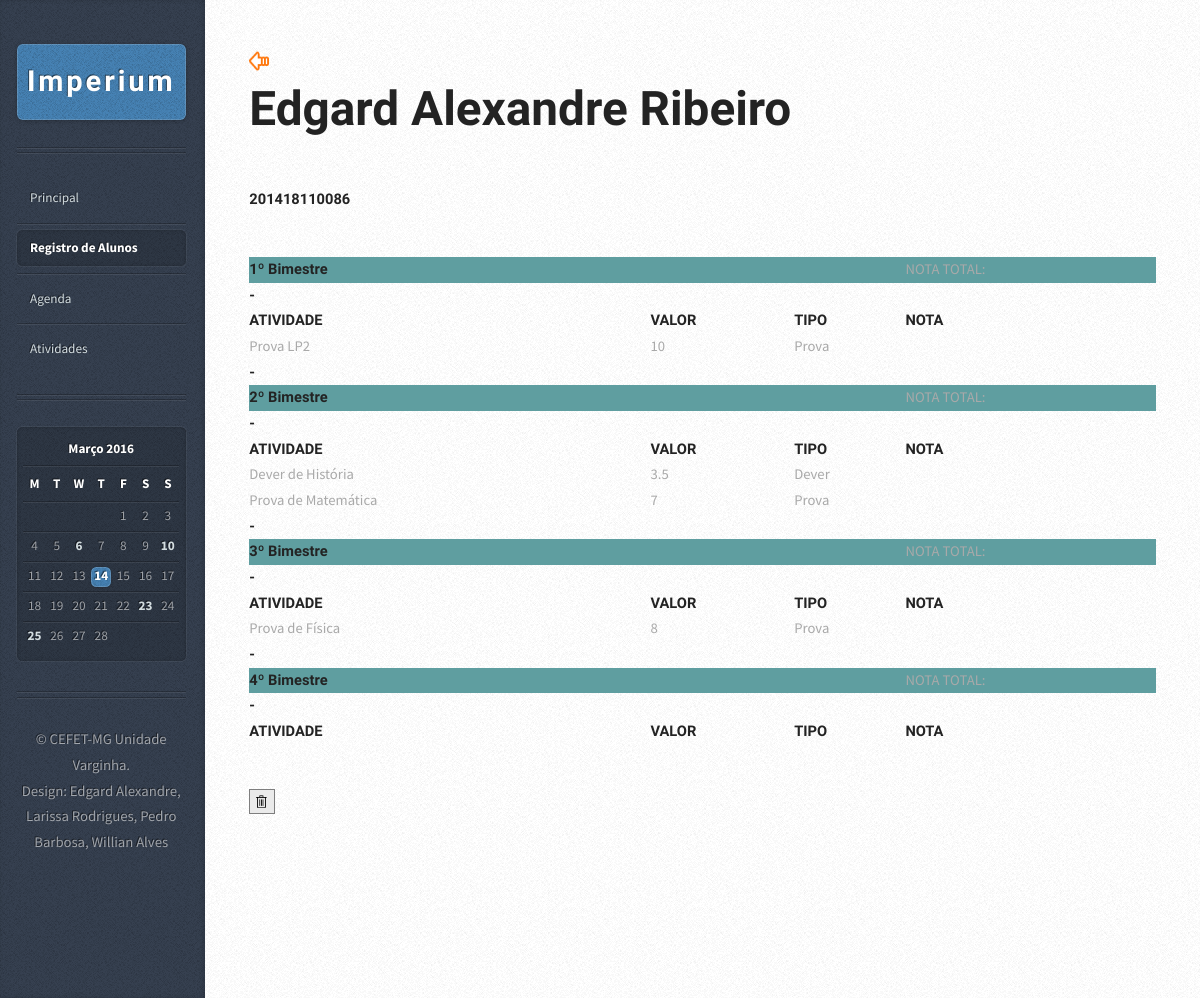
Screenshot of /alunoRegistro.php?id=1 with the database file from the repository.
### tables this page shows
CREATE TABLE IF NOT EXISTS `aluno` (
  `idAluno` int(11) NOT NULL AUTO_INCREMENT,
  `nomeAluno` varchar(45) NOT NULL,
  `matricula` varchar(45) NOT NULL,
  `frequencia` int(11) DEFAULT NULL,
  `idTurmaAluno` int(11) NOT NULL,
  PRIMARY KEY (`idAluno`),
  KEY `idTurmaAluno` (`idTurmaAluno`)
);

CREATE TABLE IF NOT EXISTS `atividade` (
  `idAtividade` int(11) NOT NULL AUTO_INCREMENT,
  `nomeAtividade` varchar(45) NOT NULL,
  `valorAtividade` float NOT NULL,
  `bimestreAtividade` varchar(45) NOT NULL,
  `tipoAtividade` varchar(45) NOT NULL,
  `idTurmaAtividade` int(11) NOT NULL,
  PRIMARY KEY (`idAtividade`),
  KEY `idTurmaAtividade` (`idTurmaAtividade`)
);

### alunoRegistro.php (the view, shortened to what this page needs)
<?php
    $PDO = db_connect();
	$aux = $_GET["id"];
    $sql = "SELECT idAluno, nomeAluno, matricula, frequencia, idTurmaAluno FROM Aluno WHERE idAluno = :idAluno ORDER BY nomeAluno ASC";
	$sql2 = "SELECT idAtividade, nomeAtividade, valorAtividade, bimestreAtividade, tipoAtividade, idTurmaAtividade FROM Atividade WHERE idTurmaAtividade = :idTurmaAtividade && bimestreAtividade = '1º Bimestre' ORDER BY bimestreAtividade ASC";
    $sql3 = "SELECT idAtividade, nomeAtividade, valorAtividade, bimestreAtividade, tipoAtividade, idTurmaAtividade FROM Atividade WHERE idTurmaAtividade = :idTurmaAtividade && bimestreAtividade = '2º Bimestre' ORDER BY bimestreAtividade ASC";
    $sql4 = "SELECT idAtividade, nomeAtividade, valorAtividade, bimestreAtividade, tipoAtividade, idTurmaAtividade FROM Atividade WHERE idTurmaAtividade = :idTurmaAtividade && bimestreAtividade = '3º Bimestre' ORDER BY bimestreAtividade ASC";
    $stmt = $PDO->prepare($sql);
	$stmt2 = $PDO->prepare($sql2);
    $stmt3 = $PDO->prepare($sql3);
    $stmt4 = $PDO->prepare($sql4);
    $stmt->execute(array(':idAluno' => $aux));
?>
<!DOCTYPE HTML>
<html>
<head>
		<link rel="stylesheet" href="assets/css/mainScreen.css" />
        <link rel="stylesheet" href="assets/css/style.css" />
	</head>
<body>
<div id="content">
    <div class="inner">
        <article class="box post post-excerpt">
            <header>
        <?php $Aluno = $stmt->fetch(PDO::FETCH_ASSOC)?>
		<a href = "alunoLista.php?id=<?php echo $Aluno['idTurmaAluno']?>"><img src = "images/icone-voltar.png"></a><br>
            <h2><p><?php echo $Aluno['nomeAluno']?></p></h2>
            <h3><p><?php echo $Aluno['matricula']?></p></h3>
            <?php $stmt2->execute(array(':idTurmaAtividade' => $Aluno['idTurmaAluno'])); ?>
            <?php $stmt3->execute(array(':idTurmaAtividade' => $Aluno['idTurmaAluno'])); ?>
            <?php $stmt4->execute(array(':idTurmaAtividade' => $Aluno['idTurmaAluno'])); ?>
            </header>
			<table>
                <tr id="pbim">
                    <td><h5>1º Bimestre</h5></td>
                    <td><h5> </h5></td>
					<td><h5> </h5></td>
                    <td>NOTA TOTAL:</td>
                </tr>
                <tr>
                    <td><h5>-</h5></td>
                </tr>
				<tr>
					<td><h5>ATIVIDADE</h5></td>
					<td><h5>VALOR</h5></td>
					<td><h5>TIPO</h5></td>
                    <td><h5>NOTA</h5></td>
				</tr>
				 <?php while($Atividade = $stmt2->fetch(PDO::FETCH_ASSOC)): ?>
                        <tr>
                            <td><?php echo $Atividade['nomeAtividade'] ?></td>
                            <td><?php echo $Atividade['valorAtividade'] ?></td>
                            <td><?php echo $Atividade['tipoAtividade'] ?></td>
                        </tr>
                <?php endwhile; ?>
                <tr>
                    <td><h5>-</h5></td>
                </tr>
                <tr id="sbim">
                    <td><h5>2º Bimestre</h5></td>
                    <td><h5> </h5></td>
					<td><h5> </h5></td>
                    <td>NOTA TOTAL:</td>
                </tr>
                <tr>
                    <td><h5>-</h5></td>
                </tr>
				<tr>
					<td><h5>ATIVIDADE</h5></td>
					<td><h5>VALOR</h5></td>
					<td><h5>TIPO</h5></td>
                    <td><h5>NOTA</h5></td>
				</tr>
				 <?php while($Atividade = $stmt3->fetch(PDO::FETCH_ASSOC)): ?>
                        <tr>
                            <td><?php echo $Atividade['nomeAtividade'] ?></td>
                            <td><?php echo $Atividade['valorAtividade'] ?></td>
                            <td><?php echo $Atividade['tipoAtividade'] ?></td>
                        </tr>
                <?php endwhile; ?>
                <tr>
                    <td><h5>-</h5></td>
                </tr>
                <tr id="tbim">
                    <td><h5>3º Bimestre</h5></td>
                    <td><h5> </h5></td>
					<td><h5> </h5></td>
                    <td>NOTA TOTAL:</td>
                </tr>
                <tr>
                    <td><h5>-</h5></td>
                </tr>
				<tr>
					<td><h5>ATIVIDADE</h5></td>
					<td><h5>VALOR</h5></td>
					<td><h5>TIPO</h5></td>
                    <td><h5>NOTA</h5></td>
				</tr>
				 <?php while($Atividade = $stmt4->fetch(PDO::FETCH_ASSOC)): ?>
                        <tr>
                            <td><?php echo $Atividade['nomeAtividade'] ?></td>
                            <td><?php echo $Atividade['valorAtividade'] ?></td>
                            <td><?php echo $Atividade['tipoAtividade'] ?></td>
                        </tr>
                <?php endwhile; ?>
                <tr>
                    <td><h5>-</h5></td>
                </tr>
                <tr id="qbim">
                    <td><h5>4º Bimestre</h5></td>
                    <td><h5> </h5></td>
					<td><h5> </h5></td>
                    <td>NOTA TOTAL:</td>
                </tr>
                <tr>
                    <td><h5>-</h5></td>
                </tr>
				<tr>
					<td><h5>ATIVIDADE</h5></td>
					<td><h5>VALOR</h5></td>
					<td><h5>TIPO</h5></td>
                    <td><h5>NOTA</h5></td>
				</tr>
        </table>
        </article>
			<a onClick = "if(confirm('Tem certeza que deseja excluir permanentemente este aluno?')) location.href = 'deleteAluno.php?id=<?php echo $Aluno['idAluno']?>';"><img src = "images/pbi_deleteicon.png"></a>
    </div>
</div>
			<div id="sidebar">
					<h1 id="logo"><a href="#">Imperium</a></h1>
					<nav id="nav">
						<ul>
							<li><a href="indexMain.html">Principal</a></li>
							<li class="current"><a href="turmaRegistro.php">Registro de Alunos</a></li>
							<li><a href="calendario.html">Agenda</a></li>
							<li><a href="relatorios.html">Atividades</a></li>
						</ul>
					</nav>
					<section class="box calendar">
						<div class="inner">
							<table>
								<caption>Março 2016</caption>
								<thead>
									<tr>
										<th scope="col" title="Monday">M</th>
										<th scope="col" title="Tuesday">T</th>
										<th scope="col" title="Wednesday">W</th>
										<th scope="col" title="Thursday">T</th>
										<th scope="col" title="Friday">F</th>
										<th scope="col" title="Saturday">S</th>
										<th scope="col" title="Sunday">S</th>
									</tr>
								</thead>
								<tbody>
									<tr>
										<td colspan="4" class="pad"><span>&nbsp;</span></td>
										<td><span>1</span></td>
										<td><span>2</span></td>
										<td><span>3</span></td>
									</tr>
									<tr>
										<td><span>4</span></td>
										<td><span>5</span></td>
										<td><a href="#">6</a></td>
										<td><span>7</span></td>
										<td><span>8</span></td>
										<td><span>9</span></td>
										<td><a href="#">10</a></td>
									</tr>
									<tr>
										<td><span>11</span></td>
										<td><span>12</span></td>
										<td><span>13</span></td>
										<td class="today"><a href="#">14</a></td>
										<td><span>15</span></td>
										<td><span>16</span></td>
										<td><span>17</span></td>
									</tr>
									<tr>
										<td><span>18</span></td>
										<td><span>19</span></td>
										<td><span>20</span></td>
										<td><span>21</span></td>
										<td><span>22</span></td>
										<td><a href="#">23</a></td>
										<td><span>24</span></td>
									</tr>
									<tr>
										<td><a href="#">25</a></td>
										<td><span>26</span></td>
										<td><span>27</span></td>
										<td><span>28</span></td>
										<td class="pad" colspan="3"><span>&nbsp;</span></td>
									</tr>
								</tbody>
							</table>
						</div>
					</section>
					<ul id="copyright">
						<li>&copy; CEFET-MG Unidade Varginha.</li><li>Design: Edgard Alexandre, Larissa Rodrigues, Pedro Barbosa, Willian Alves</a></li>
					</ul>
			</div>
	</body>
</html>

### assets/css/style.css (style rules this page uses)
#pbim { background-color: cadetblue; }
#sbim { background-color: cadetblue; }
#tbim { background-color: cadetblue; }
#qbim { background-color: cadetblue; }

### rows the page displays
aluno: nomeAluno "Edgard Alexandre Ribeiro", matricula "201418110086"
atividade: nomeAtividade "Prova LP2", valorAtividade "10", tipoAtividade "Prova"
atividade: nomeAtividade "Dever de História", valorAtividade "3.5", tipoAtividade "Dever"
atividade: nomeAtividade "Prova de Matemática", valorAtividade "7", tipoAtividade "Prova"
atividade: nomeAtividade "Prova de Física", valorAtividade "8", tipoAtividade "Prova"
